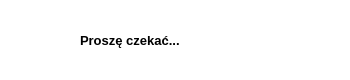
<?xml version="1.0" encoding="UTF-8"?>
<ui version="4.0">
 <class>w_runServerDialog</class>
 <widget class="QDialog" name="w_runServerDialog">
  <property name="windowModality">
   <enum>Qt::NonModal</enum>
  </property>
  <property name="geometry">
   <rect>
    <x>0</x>
    <y>0</y>
    <width>350</width>
    <height>80</height>
   </rect>
  </property>
  <property name="minimumSize">
   <size>
    <width>350</width>
    <height>80</height>
   </size>
  </property>
  <property name="maximumSize">
   <size>
    <width>350</width>
    <height>80</height>
   </size>
  </property>
  <property name="windowTitle">
   <string>Proszę czekać...</string>
  </property>
  <property name="styleSheet">
   <string notr="true">background-color: #FFFFFF;</string>
  </property>
  <property name="modal">
   <bool>false</bool>
  </property>
  <widget class="QLabel" name="describeLabel">
   <property name="geometry">
    <rect>
     <x>80</x>
     <y>0</y>
     <width>270</width>
     <height>80</height>
    </rect>
   </property>
   <property name="minimumSize">
    <size>
     <width>0</width>
     <height>0</height>
    </size>
   </property>
   <property name="font">
    <font>
     <pointsize>10</pointsize>
     <weight>75</weight>
     <bold>true</bold>
    </font>
   </property>
   <property name="text">
    <string>Proszę czekać...</string>
   </property>
   <property name="alignment">
    <set>Qt::AlignLeading|Qt::AlignLeft|Qt::AlignVCenter</set>
   </property>
  </widget>
  <widget class="QLabel" name="processLabel">
   <property name="geometry">
    <rect>
     <x>0</x>
     <y>0</y>
     <width>80</width>
     <height>80</height>
    </rect>
   </property>
   <property name="text">
    <string/>
   </property>
  </widget>
 </widget>
 <resources/>
 <connections/>
</ui>
